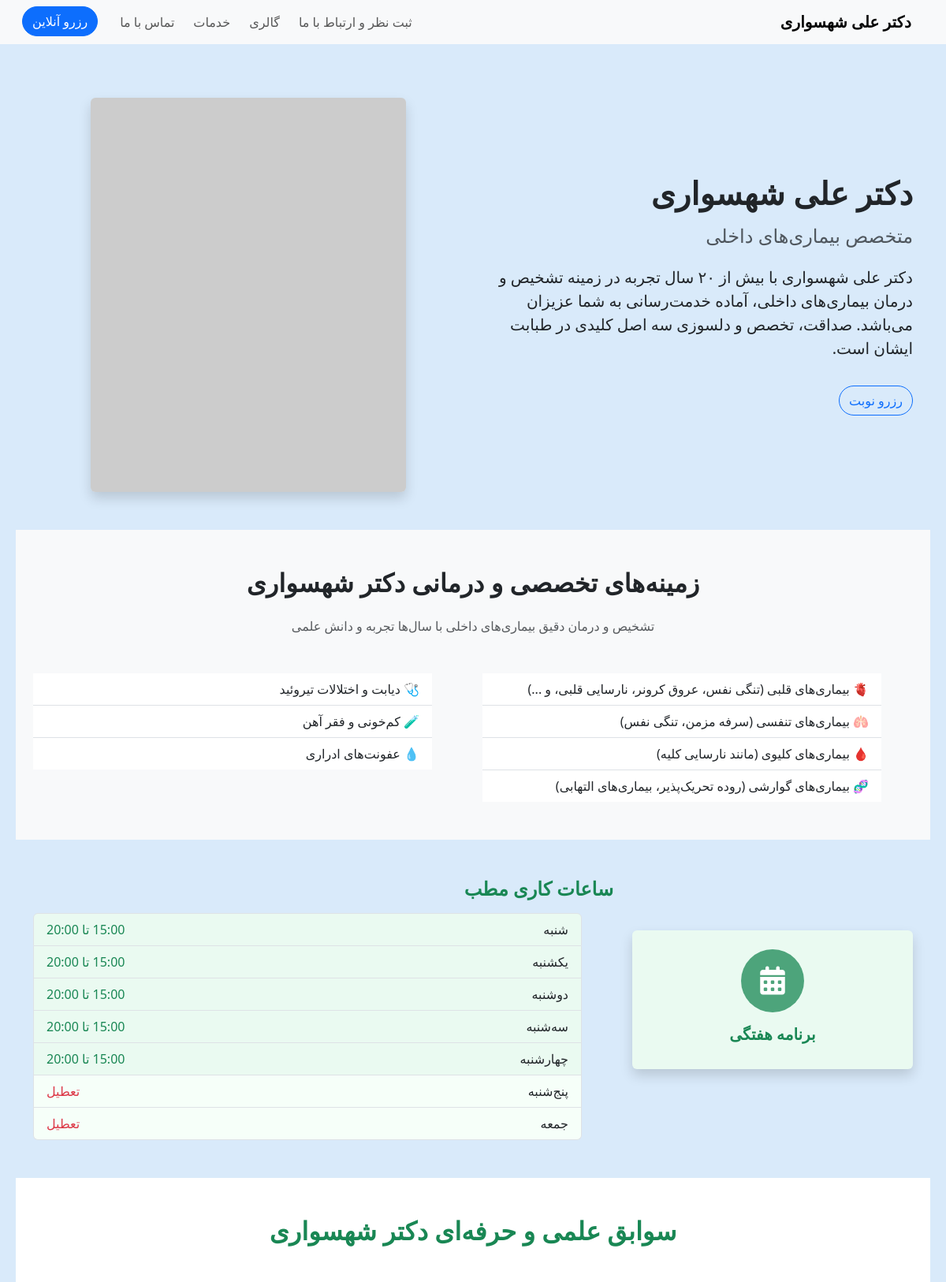
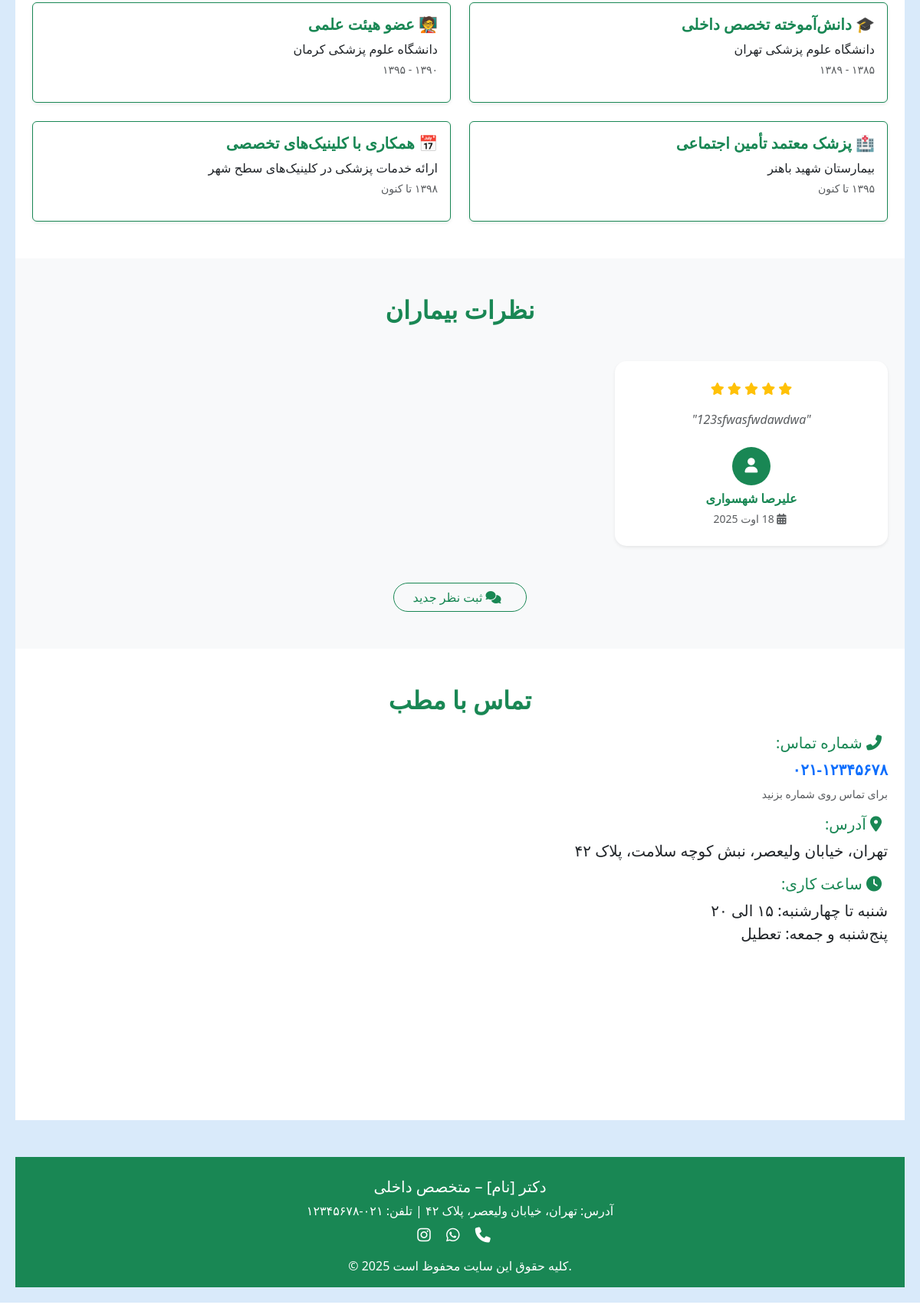
The page / on the database its author committed (2 pictures, top to bottom).
### testimonials/models.py (models this page shows, shortened)
class Testimonial(models.Model):
    firstname=models.CharField(max_length=50,)
    lastname=models.CharField(max_length=50,)
    phonenumber=models.CharField(max_length=15,)
    comment=models.TextField()
    is_verified=models.BooleanField(default=False)
    created_at=models.DateTimeField(auto_now_add=True)
    rating=models.PositiveIntegerField(default=5,validators=[MaxValueValidator(5),MinValueValidator(1)])

### home/views.py (the view)
# urls.py: path('', views.HomeView.as_view(), name='home'),  # Home page
class HomeView(View):
    def get(self, request):
        testimonials = Testimonial.objects.filter(is_verified=True).order_by('-created_at')[:5]  # Fetch latest 5 verified testimonials
        return render(request, 'home/home.html', {'testimonials': testimonials})

### home/templates/home/home.html (shortened to what this page needs)
{% extends 'base.html' %}
{% block content %}
<div dir="rtl" class="rtl-page">
<div class="container my-5">
  <div class="row align-items-center">
    <div class="col-md-6">
      <h1 class="fw-bold mb-3">دکتر علی شهسواری</h1>
      <h4 class="text-muted mb-4">متخصص بیماری‌های داخلی</h4>
      <p class="lead">
        دکتر علی شهسواری با بیش از ۲۰ سال تجربه در زمینه تشخیص و درمان بیماری‌های داخلی، آماده خدمت‌رسانی به شما عزیزان می‌باشد. صداقت، تخصص و دلسوزی سه اصل کلیدی در طبابت ایشان است.
      </p>
      <a href="appointments/book" class="btn btn-outline-primary rounded-pill mt-3">رزرو نوبت</a>
    </div>
    <div class="col-md-6 text-center">
      <img src="https://via.placeholder.com/400x500.png?text=Doctor+Photo" alt="دکتر علی شهسواری"
           class="img-fluid rounded shadow">
    </div>
  </div>
</div>
<section class="bg-light py-5">
  <div class="container">
    <h2 class="text-center fw-bold mb-4">زمینه‌های تخصصی و درمانی دکتر شهسواری</h2>
    <p class="text-center mb-5 text-muted">تشخیص و درمان دقیق بیماری‌های داخلی با سال‌ها تجربه و دانش علمی</p>
    <div class="row">
      <div class="col-md-6">
        <ul class="list-group list-group-flush">
          <li class="list-group-item">🫀 بیماری‌های قلبی (تنگی نفس، عروق کرونر، نارسایی قلبی، و ...)</li>
          <li class="list-group-item">🫁 بیماری‌های تنفسی (سرفه مزمن، تنگی نفس)</li>
          <li class="list-group-item">🩸 بیماری‌های کلیوی (مانند نارسایی کلیه)</li>
          <li class="list-group-item">🧬 بیماری‌های گوارشی (روده تحریک‌پذیر، بیماری‌های التهابی)</li>
        </ul>
      </div>
      <div class="col-md-6">
        <ul class="list-group list-group-flush">
          <li class="list-group-item">🩺 دیابت و اختلالات تیروئید</li>
          <li class="list-group-item">🧪 کم‌خونی و فقر آهن</li>
          <li class="list-group-item">💧 عفونت‌های ادراری  </li>
        </ul>
      </div>
    </div>
  </div>
</section>
<link rel="stylesheet" href="https://cdnjs.cloudflare.com/ajax/libs/font-awesome/6.5.0/css/all.min.css">
<div class="container my-5">
  <div class="row align-items-center">
    <div class="col-12 col-md-4 mb-4">
      <div class="calendar-box text-center shadow p-4 rounded" style="background-color: #eafaf1; animation: fadeIn 0.8s ease;">
        <div class="calendar-icon bg-success bg-opacity-75 text-white rounded-circle mx-auto mb-3 d-flex align-items-center justify-content-center" style="width: 80px; height: 80px; font-size: 36px;">
          <i class="fas fa-calendar-alt"></i>
        </div>
        <h5 class="text-success fw-bold">برنامه هفتگی</h5>
      </div>
    </div>
    <div class="col-12 col-md-8">
      <h4 class="text-success fw-bold mb-3">ساعات کاری مطب</h4>
      <ul class="list-group">
        <li class="list-group-item d-flex justify-content-between align-items-center" style="background-color: #eafaf1;">
          <span>شنبه</span>
          <span class="text-success">15:00 تا 20:00</span>
        </li>
        <li class="list-group-item d-flex justify-content-between align-items-center" style="background-color: #eafaf1;">
          <span>یکشنبه</span>
          <span class="text-success">15:00 تا 20:00</span>
        </li>
        <li class="list-group-item d-flex justify-content-between align-items-center" style="background-color: #eafaf1;">
          <span>دوشنبه</span>
          <span class="text-success">15:00 تا 20:00</span>
        </li>
        <li class="list-group-item d-flex justify-content-between align-items-center" style="background-color: #eafaf1;">
          <span>سه‌شنبه</span>
          <span class="text-success">15:00 تا 20:00</span>
        </li>
        <li class="list-group-item d-flex justify-content-between align-items-center" style="background-color: #eafaf1;">
          <span>چهارشنبه</span>
          <span class="text-success">15:00 تا 20:00</span>
        </li>
        <li class="list-group-item d-flex justify-content-between align-items-center" style="background-color: #f6fff9;">
          <span>پنج‌شنبه</span>
          <span class="text-danger">تعطیل</span>
        </li>
        <li class="list-group-item d-flex justify-content-between align-items-center" style="background-color: #f6fff9;">
          <span>جمعه</span>
          <span class="text-danger">تعطیل</span>
        </li>
      </ul>
    </div>
  </div>
</div>
<section class="py-5 bg-white">
  <div class="container">
    <h2 class="text-center text-success fw-bold mb-5">سوابق علمی و حرفه‌ای دکتر شهسواری</h2>
    <div class="row g-4">
      <div class="col-md-6">
        <div class="card border-success shadow-sm h-100">
          <div class="card-body">
            <h5 class="card-title text-success fw-bold">
              🎓 دانش‌آموخته تخصص داخلی
            </h5>
            <p class="card-text mb-1">دانشگاه علوم پزشکی تهران</p>
            <p class="text-muted small">۱۳۸۵ - ۱۳۸۹</p>
          </div>
        </div>
      </div>
      <div class="col-md-6">
        <div class="card border-success shadow-sm h-100">
          <div class="card-body">
            <h5 class="card-title text-success fw-bold">
              🧑‍🏫 عضو هیئت علمی
            </h5>
            <p class="card-text mb-1">دانشگاه علوم پزشکی کرمان</p>
            <p class="text-muted small">۱۳۹۰ - ۱۳۹۵</p>
          </div>
        </div>
      </div>
      <div class="col-md-6">
        <div class="card border-success shadow-sm h-100">
          <div class="card-body">
            <h5 class="card-title text-success fw-bold">
              🏥 پزشک معتمد تأمین اجتماعی
            </h5>
            <p class="card-text mb-1">بیمارستان شهید باهنر</p>
            <p class="text-muted small">۱۳۹۵ تا کنون</p>
          </div>
        </div>
      </div>
      <div class="col-md-6">
        <div class="card border-success shadow-sm h-100">
          <div class="card-body">
            <h5 class="card-title text-success fw-bold">
              📅 همکاری با کلینیک‌های تخصصی
            </h5>
            <p class="card-text mb-1">ارائه خدمات پزشکی در کلینیک‌های سطح شهر</p>
            <p class="text-muted small">۱۳۹۸ تا کنون</p>
          </div>
        </div>
      </div>
    </div>
  </div>
</section>
<section class="py-5 bg-light" id="testimonials">
  <div class="container">
    <h2 class="text-center text-success fw-bold mb-5">نظرات بیماران</h2>
    {% if testimonials %}
    <div class="row g-4">
      {% for testimonial in testimonials %}
      <div class="col-lg-4 col-md-6">
        <div class="card border-0 shadow-sm h-100 testimonial-card">
          <div class="card-body p-4">
            <div class="mb-3 text-center">
              {% for i in "12345" %}
                <i class="fas fa-star text-warning"></i>
              {% endfor %}
            </div>
            <blockquote class="blockquote text-center mb-4">
              <p class="mb-0 fs-6 text-muted fst-italic">
                "{{ testimonial.comment|truncatewords:20 }}"
              </p>
            </blockquote>
            <div class="text-center">
              <div class="testimonial-avatar bg-success text-white rounded-circle mx-auto mb-2 d-flex align-items-center justify-content-center" style="width: 50px; height: 50px;">
                <i class="fas fa-user"></i>
              </div>
              <h6 class="fw-bold text-success mb-1">{{ testimonial.firstname }} {{ testimonial.lastname }}</h6>
              <small class="text-muted">
                <i class="fas fa-calendar-alt me-1"></i>
                {{ testimonial.created_at|date:"d F Y" }}
              </small>
            </div>
          </div>
        </div>
      </div>
      {% endfor %}
    </div>
    <div class="text-center mt-5">
      <a href="{% url 'testimonials:testimonials' %}" class="btn btn-outline-success rounded-pill px-4">
        <i class="fas fa-comments me-2"></i>
        ثبت نظر جدید
      </a>
    </div>
    {% endif %}
  </div>
</section>
<section class="py-5 bg-white" id="contact">
  <div class="container">
    <h2 class="text-center text-success fw-bold mb-4">تماس با مطب</h2>
    <div class="row g-4">
      <div class="col-md-6">
        <div class="mb-3 contact-phone">
          <h5 class="text-success"><i class="fas fa-phone-alt me-2"></i> شماره تماس:</h5>
          <p class="fs-5 mb-1">
            <a href="tel:02112345678" class="text-decoration-none fw-bold" style="direction:ltr; display:inline-block;">
              ۰۲۱-۱۲۳۴۵۶۷۸
            </a>
          </p>
          <small class="text-muted">برای تماس روی شماره بزنید</small>
        </div>
        <div class="mb-3">
          <h5 class="text-success"><i class="fas fa-map-marker-alt me-2"></i> آدرس:</h5>
          <p class="fs-5">تهران، خیابان ولیعصر، نبش کوچه سلامت، پلاک ۴۲</p>
        </div>
        <div>
          <h5 class="text-success"><i class="fas fa-clock me-2"></i> ساعت کاری:</h5>
          <p class="fs-5">شنبه تا چهارشنبه: ۱۵ الی ۲۰<br>پنج‌شنبه و جمعه: تعطیل</p>
        </div>
      </div>
      <div class="col-md-6">
        <iframe src="https://www.google.com/maps/embed?pb=!1m18!1m12!1m3!1d402.07223502200975!2d50.00508164477299!3d36.2740259!2m3!1f0!2f0!3f0!3m2!1i1024!2i768!4f13.1!3m3!1m2!1s0x3ff35539032d9667%3A0x45f08bff057c0673!2s72F4%2BJ43%20District%201%2C%20Qazvin%2C%20Qazvin%20Province%2C%20Iran!5e0!3m2!1sen!2sfr!4v1754390129602!5m2!1sen!2sfr" width="600" height="450" style="border:0;" allowfullscreen="" loading="lazy">
        </iframe>
      </div>
    </div>
  </div>
</section>
{% endblock %}

### home/templates/home/home.html (style rules this page uses)
.rtl-page { direction: rtl; text-align: right; }
.rtl-page .text-center { text-align: center !important; }
.rtl-page .list-group-item { text-align: right; }
.testimonial-card { transition: transform 0.3s ease, box-shadow 0.3s ease; border-radius: 15px; }
.testimonial-avatar { font-size: 1.2rem; }

### rows shown on the page
Testimonial: comment "123sfwasfwdawdwa", firstname "علیرصا", lastname "شهسواری", created_at "18 اوت 2025"
